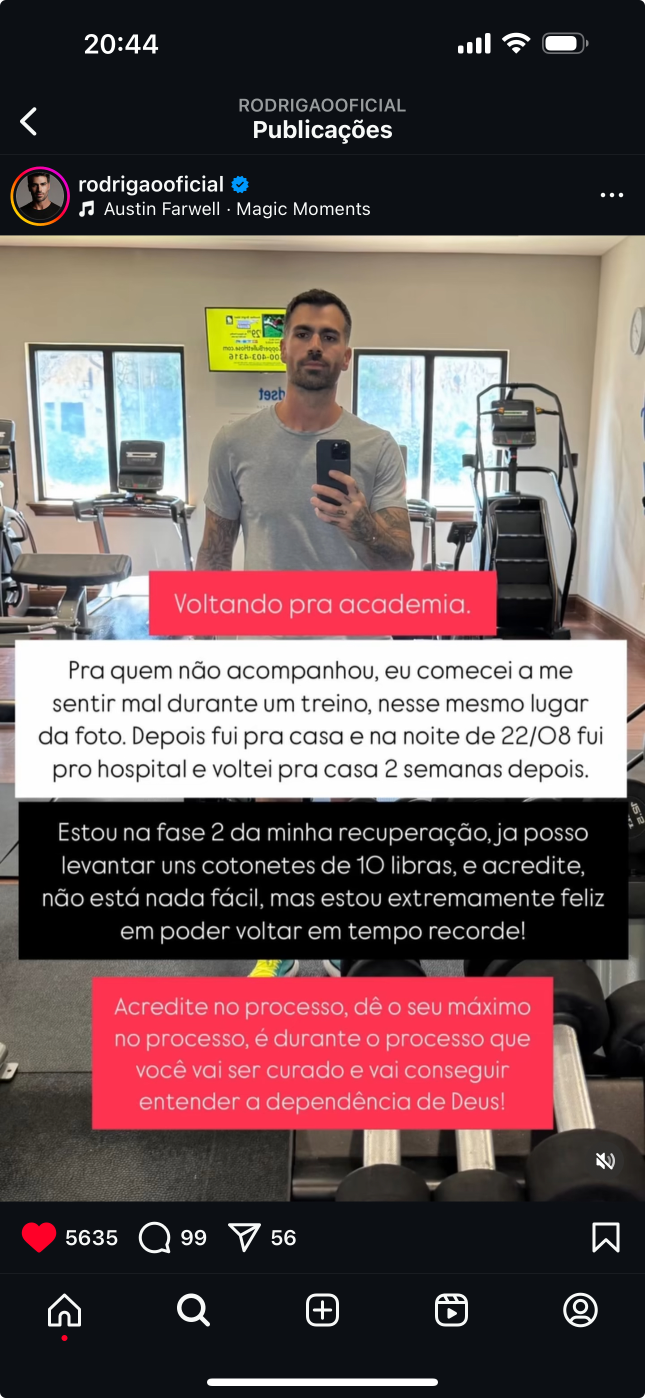
#> input picture test_2.jpeg, 1290 x 2796 px (shown at 1/2 size)
$ python modatta_insta.py
#> lines starting #> are read from the running program, lines starting #| are printed output that depends on the picture; after the words box and inside, x2 and y2 are one past the last pixel; in counts of white or black regions, pixels touching at a corner belong together; long printed decimals are rounded
import cv2
import numpy as np

# Carregar a imagem original e o template
image = cv2.imread('test_2.jpeg')
#> image is the input picture: shape (2796, 1290, 3); mean B, G, R 90.5, 90.1, 109.7
gray_image = cv2.cvtColor(image, cv2.COLOR_BGR2GRAY)
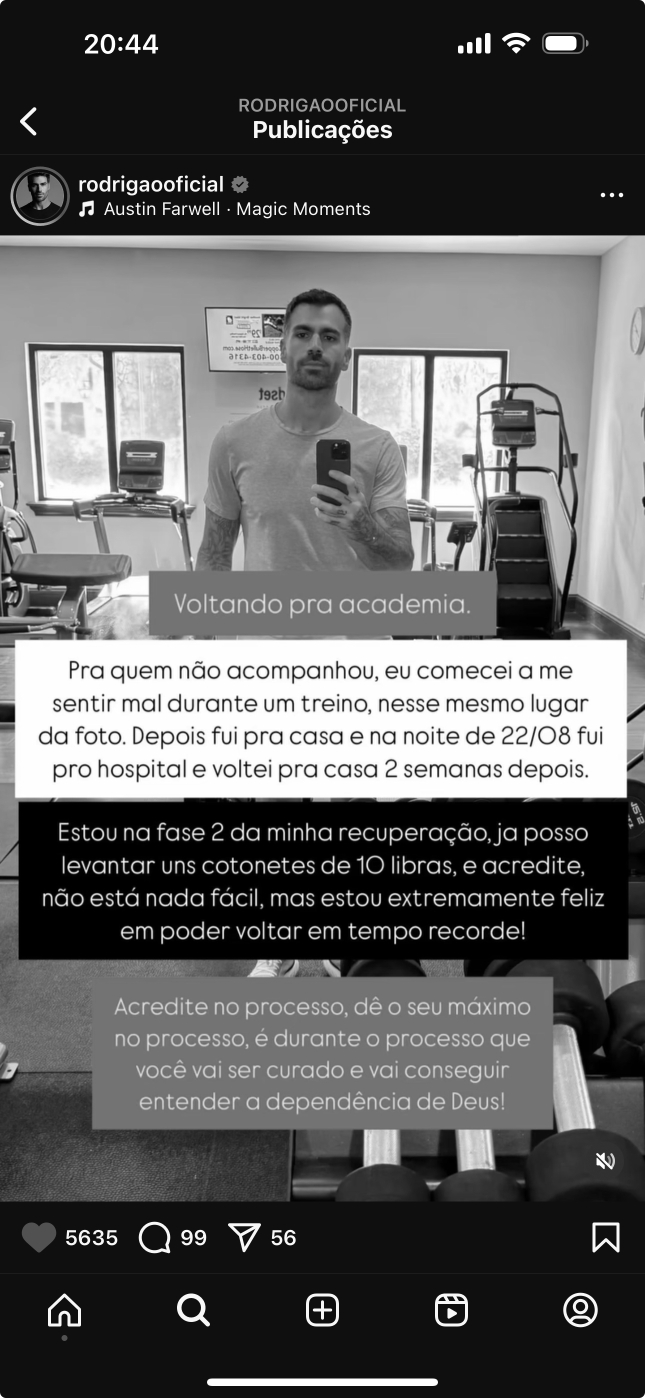
#> gray_image: shape (2796, 1290) (shown at 1/2 size); min 0, max 255, mean 96.1
template = cv2.imread('test_base_gray.png', 0)
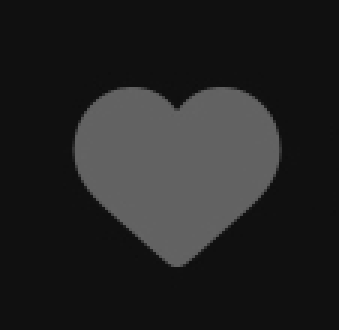
#> input picture test_base_gray.png, 113 x 110 px (shown 3 times larger)
#> template is the input picture: shape (110, 113); min 14, max 100, mean 35.2

# Obter as dimensões do template
template_height, template_width = template.shape
#> template_height = 110; template_width = 113

# Variáveis para armazenar a melhor correspondência
best_match_value = -1
best_scale = None
best_location = None

# Iterar sobre múltiplas escalas do template
for scale in np.linspace(0.5, 1.5, 20):  # Escalas de 50% a 150%
    # Redimensionar o template de acordo com a escala
    resized_template = cv2.resize(template, (int(template_width * scale), int(template_height * scale)))

    # Se o redimensionamento for maior que a imagem original, pular
    if resized_template.shape[0] > gray_image.shape[0] or resized_template.shape[1] > gray_image.shape[1]:
        continue

    # Aplicar o Template Matching
    result = cv2.matchTemplate(gray_image, resized_template, cv2.TM_CCOEFF_NORMED)

    # Encontrar o valor máximo de correspondência
    min_val, max_val, min_loc, max_loc = cv2.minMaxLoc(result)

    # Se o valor de correspondência for melhor do que o melhor anterior, atualizar
    if max_val > best_match_value:
        best_match_value = max_val
        best_location = max_loc
        best_scale = scale
        best_template = resized_template
#> this loop made 20 passes
#> (min_val, max_val, min_loc, best_match_value, best_location) on passes 1, 2, 8, 9, 10, 11: (-0.782, 0.807, (579, 637), 0.807, (451, 342)), (-0.811, 0.829, (576, 635), 0.829, (448, 340)), (-0.643, 0.837, (582, 554), 0.837, (28, 2425)), (-0.646, 0.912, (614, 854), 0.912, (24, 2421)), (-0.68, 0.979, (610, 852), 0.979, (21, 2418)), (-0.698, 0.99, (607, 850), 0.99, (18, 2415))
#> (min_val, max_val, min_loc, max_loc) on passes 3, 4, 5, 6, 7, 12: (-0.781, 0.789, (573, 633), (446, 336)), (-0.697, 0.715, (569, 629), (446, 333)), (-0.693, 0.719, (882, 1029), (991, 43)), (-0.7, 0.745, (877, 1028), (1073, 48)), (-0.671, 0.769, (873, 1024), (1072, 45)), (-0.693, 0.92, (604, 848), (12, 2412))
#> pass 1, `result = cv2.matchTemplate(gray_image, resized_template, cv2.TM_CCOEFF..`:
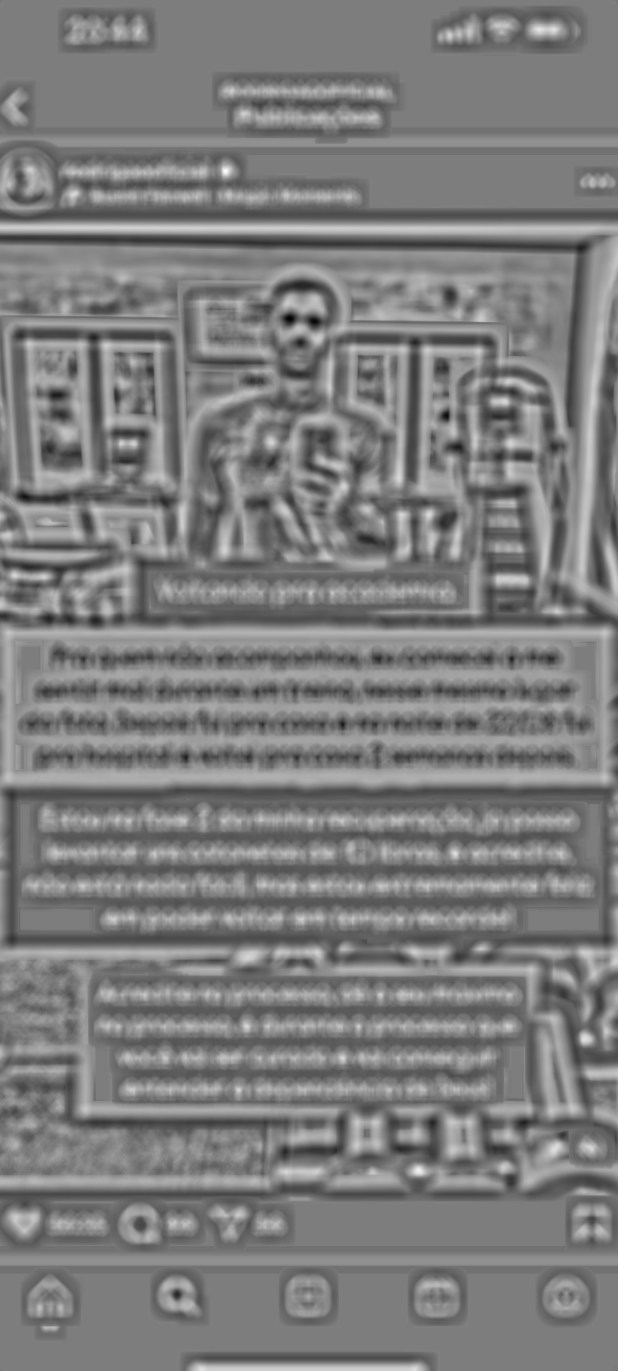
#> result: shape (2742, 1235) float32 (shown at 1/2 size); min -0.782, max 0.807, mean -0.00164; drawn with min black and max white
#> after the loop:
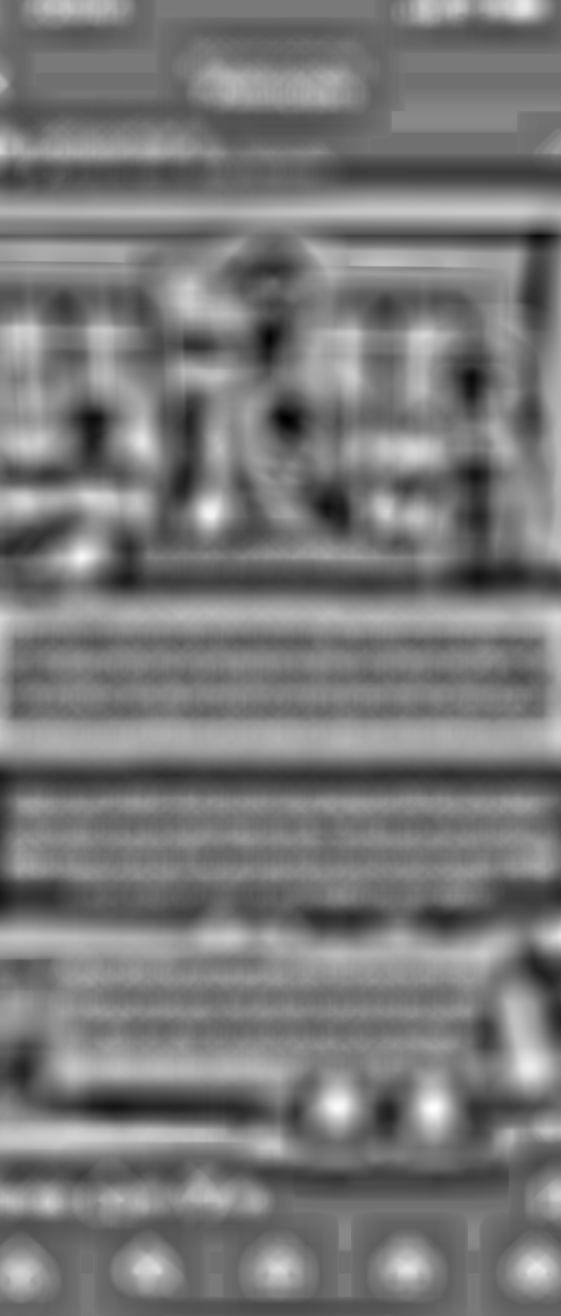
#> result: shape (2632, 1122) float32 (shown at 1/2 size); min -0.577, max 0.633, mean -0.00138; drawn with min black and max white
#> after the loop, best_match_value = 0.99; best_scale = 1.03

# Desenhar o retângulo na melhor correspondência encontrada
if best_location:
    top_left = best_location
#> top_left = (18, 2415)
    bottom_right = (top_left[0] + best_template.shape[1], top_left[1] + best_template.shape[0])
#> bottom_right = (133, 2527)
    cv2.rectangle(image, top_left, bottom_right, (0, 255, 0), 2)
#> image: shape (2796, 1290, 3); 0.04% of pixels changed, all inside (x1, y1, x2, y2) = (17, 2414, 135, 2529)

print("Precisão da correspondência:", best_match_value)
#| Precisão da correspondência: 0.9897

if best_match_value > 0.9:
    print("Template encontrado!")
else:
    print("Template não encontrado.")

# Mostrar a imagem com a melhor correspondência
cv2.imshow('Multi-Scale Template Matching', image)
cv2.waitKey(0)
cv2.destroyAllWindows()
